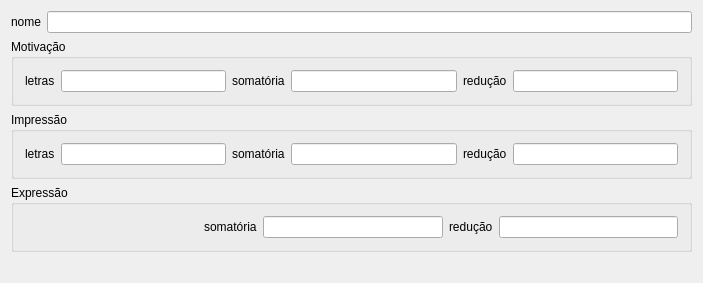
<?xml version="1.0" encoding="UTF-8"?>
<ui version="4.0">
 <class>MainWindow</class>
 <widget class="QMainWindow" name="MainWindow">
  <property name="geometry">
   <rect>
    <x>0</x>
    <y>0</y>
    <width>703</width>
    <height>283</height>
   </rect>
  </property>
  <property name="sizePolicy">
   <sizepolicy hsizetype="MinimumExpanding" vsizetype="Preferred">
    <horstretch>0</horstretch>
    <verstretch>0</verstretch>
   </sizepolicy>
  </property>
  <widget class="QWidget" name="centralWidget">
   <layout class="QVBoxLayout" name="verticalLayout">
    <item>
     <layout class="QHBoxLayout" name="horizontalLayout">
      <item>
       <widget class="QLabel" name="nameLabel">
        <property name="text">
         <string>nome</string>
        </property>
        <property name="buddy">
         <cstring>nameEdit</cstring>
        </property>
       </widget>
      </item>
      <item>
       <widget class="QLineEdit" name="nameEdit"/>
      </item>
     </layout>
    </item>
    <item>
     <widget class="QGroupBox" name="motivationGroupBox">
      <property name="title">
       <string>Motivação</string>
      </property>
      <layout class="QHBoxLayout" name="horizontalLayout_2">
       <item>
        <widget class="QLabel" name="label">
         <property name="text">
          <string>letras</string>
         </property>
        </widget>
       </item>
       <item>
        <widget class="QLineEdit" name="filterVowelsEdit">
         <property name="readOnly">
          <bool>true</bool>
         </property>
        </widget>
       </item>
       <item>
        <widget class="QLabel" name="label_5">
         <property name="text">
          <string>somatória</string>
         </property>
        </widget>
       </item>
       <item>
        <widget class="QLineEdit" name="vowelsEdit">
         <property name="readOnly">
          <bool>true</bool>
         </property>
        </widget>
       </item>
       <item>
        <widget class="QLabel" name="label_6">
         <property name="text">
          <string>redução</string>
         </property>
        </widget>
       </item>
       <item>
        <widget class="QLineEdit" name="lineEdit">
         <property name="readOnly">
          <bool>true</bool>
         </property>
        </widget>
       </item>
      </layout>
     </widget>
    </item>
    <item>
     <widget class="QGroupBox" name="impressionGroupBox">
      <property name="title">
       <string>Impressão</string>
      </property>
      <layout class="QHBoxLayout" name="horizontalLayout_3">
       <item>
        <widget class="QLabel" name="label_2">
         <property name="text">
          <string>letras</string>
         </property>
        </widget>
       </item>
       <item>
        <widget class="QLineEdit" name="filterConsonantsEdit">
         <property name="readOnly">
          <bool>true</bool>
         </property>
        </widget>
       </item>
       <item>
        <widget class="QLabel" name="label_7">
         <property name="text">
          <string>somatória</string>
         </property>
        </widget>
       </item>
       <item>
        <widget class="QLineEdit" name="consonantsEdit">
         <property name="readOnly">
          <bool>true</bool>
         </property>
        </widget>
       </item>
       <item>
        <widget class="QLabel" name="label_8">
         <property name="text">
          <string>redução</string>
         </property>
        </widget>
       </item>
       <item>
        <widget class="QLineEdit" name="lineEdit_2">
         <property name="readOnly">
          <bool>true</bool>
         </property>
        </widget>
       </item>
      </layout>
     </widget>
    </item>
    <item>
     <widget class="QGroupBox" name="expressionGroupBox">
      <property name="title">
       <string>Expressão</string>
      </property>
      <layout class="QHBoxLayout" name="horizontalLayout_4">
       <item>
        <spacer name="horizontalSpacer">
         <property name="orientation">
          <enum>Qt::Horizontal</enum>
         </property>
         <property name="sizeHint" stdset="0">
          <size>
           <width>172</width>
           <height>20</height>
          </size>
         </property>
        </spacer>
       </item>
       <item>
        <widget class="QLabel" name="label_4">
         <property name="text">
          <string>somatória</string>
         </property>
         <property name="buddy">
          <cstring>allCharsEdit</cstring>
         </property>
        </widget>
       </item>
       <item>
        <widget class="QLineEdit" name="allCharsEdit">
         <property name="readOnly">
          <bool>true</bool>
         </property>
        </widget>
       </item>
       <item>
        <widget class="QLabel" name="label_3">
         <property name="text">
          <string>redução</string>
         </property>
        </widget>
       </item>
       <item>
        <widget class="QLineEdit" name="lineEdit_3">
         <property name="readOnly">
          <bool>true</bool>
         </property>
        </widget>
       </item>
      </layout>
     </widget>
    </item>
    <item>
     <spacer name="verticalSpacer">
      <property name="orientation">
       <enum>Qt::Vertical</enum>
      </property>
      <property name="sizeHint" stdset="0">
       <size>
        <width>20</width>
        <height>1</height>
       </size>
      </property>
     </spacer>
    </item>
   </layout>
  </widget>
 </widget>
 <layoutdefault spacing="6" margin="11"/>
 <resources/>
 <connections/>
</ui>
